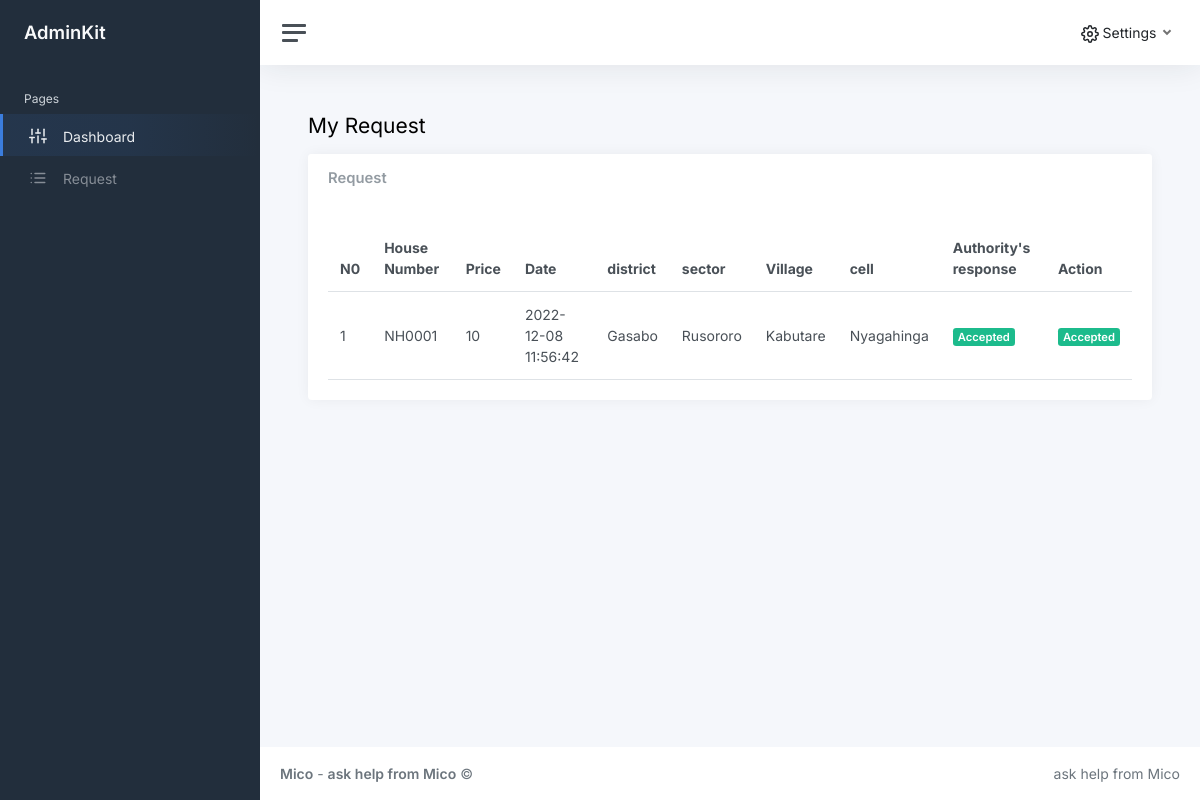
The page /authority/requestHouse.php (signed in) on the database its author committed.
### tables this page shows
CREATE TABLE `requesttable` (
  `reqID` int(11) NOT NULL,
  `clientID` int(11) NOT NULL,
  `houseReference` varchar(20) NOT NULL,
  `statusLandlord` varchar(12) DEFAULT NULL,
  `statusAuthority` varchar(12) DEFAULT NULL,
  `status` int(2) NOT NULL,
  `dateOn` datetime NOT NULL DEFAULT current_timestamp()
);

CREATE TABLE `tbl_house` (
  `hid` int(11) NOT NULL,
  `reference` varchar(15) NOT NULL,
  `houseNumber` varchar(10) NOT NULL,
  `price` varchar(10) NOT NULL,
  `district` varchar(20) NOT NULL,
  `sector` varchar(20) NOT NULL,
  `village` varchar(20) NOT NULL,
  `cell` varchar(20) NOT NULL,
  `owner` int(11) NOT NULL,
  `details` longtext NOT NULL,
  `thumbnailPath` varchar(255) NOT NULL,
  `date` datetime NOT NULL DEFAULT current_timestamp(),
  `status` int(1) NOT NULL
);

### authority/requestHouse.php (the view, shortened to what this page needs)
<?php
include('../includes/config.php');
if (strlen($_SESSION['AuID']) == 0) {
    header('location:../authorityLogin.php');
} else {
    ?>
<!DOCTYPE html>
<html lang="en">
<head>
    <link href="../static/css/app.css" rel="stylesheet">
</head>
<body>
    <div class="wrapper">
        <?php include 'includes/sidebar.php'; ?>
        <div class="main">
            <?php include 'includes/topbar.php'; ?>
            <main class="content">
                <div class="container-fluid p-0">
                    <h1 class="h3 mb-3">My Request</h1>
                    <div class="row">
                        <div class="col-12">
                            <div class="card">
                                <div class="card-header">
                                    <h5 class="card-title mb-0">Request</h5>
                                </div>
                                <div class="card-body">
                                    <table class="table table-hover my-0">
                                        <thead>
                                            <tr>
                                                <th>N0</th>
                                                <th>House Number</th>
                                                <th class="d-none d-xl-table-cell">
                                                    Price</th>
                                                <th>Date</th>
                                                <th>district</th>
                                                <th>sector</th>
                                                <th>Village</th>
                                                <th>cell</th>
                                                <th>Authority's response</th>
                                                <th>Action</th>
                                            </tr>
                                        </thead>
                                        <tbody>
                                            <?php
                                                $selectUsers = mysqli_query($con,"SELECT *,requesttable.status as staReq FROM requesttable LEFT JOIN tbl_house ON
                                                tbl_house.reference = requesttable.houseReference");
                                                $number=1;
                                               while ($row = mysqli_fetch_array($selectUsers)) {
                                                ?>
                                            <tr>
                                                <td><?php echo $number;?></td>
                                                <td class="d-none d-xl-table-cell">
                                                    <?php echo $row['houseNumber'];?>
                                                </td>
                                                <td class="d-none d-xl-table-cell">
                                                    <?php echo $row['price'];?></td>
                                                <td class="d-none d-xl-table-cell">
                                                    <?php echo $row['date'];?></td>
                                                <td class="d-none d-xl-table-cell">
                                                    <?php echo $row['district'];?></td>
                                                <td class="d-none d-xl-table-cell">
                                                    <?php echo $row['sector'];?></td>
                                                <td class="d-none d-xl-table-cell">
                                                    <?php echo $row['village'];?></td>
                                                <td class="d-none d-xl-table-cell">
                                                    <?php echo $row['cell'];?></td>
                                                <td class="d-none d-xl-table-cell">
                                                    <?php
                                                         if ($row['statusAuthority'] == "success") {
                                                             echo "<span class='badge bg-success'>Accepted</span>";
                                                         }elseif($row['statusAuthority'] == "rejected"){
                                                            echo "<span class='badge bg-danger'>Rejected</span>";
                                                         }else {
                                                             echo "<span class='badge bg-warning'>Pending</span>";
                                                         }
                                                         ?>
                                                    </td>
                                                <td>
                                                <?php
                                                         if ($row['statusAuthority'] == "success") {
                                                             echo "<span class='badge bg-success'>Accepted</span>";
                                                         }
                                                         ?>
                                                </td>
                                            </tr>
                                            <?php
                                                $number+=1;
                                               }
                                          ?>
                                        </tbody>
                                    </table>
                                </div>
                            </div>
                        </div>
                    </div>
                </div>
            </main>
            <?php include 'includes/footer.php'; ?>
        </div>
    </div>
</body>
</html>
<?php } ?>

### rows shown on the page
requesttable: tbl_house.houseNumber "NH0001", tbl_house.price "10", tbl_house.date "2022-12-08 11:56:42", tbl_house.district "Gasabo", tbl_house.sector "Rusororo", tbl_house.village "Kabutare", tbl_house.cell "Nyagahinga", statusAuthority "Accepted"
